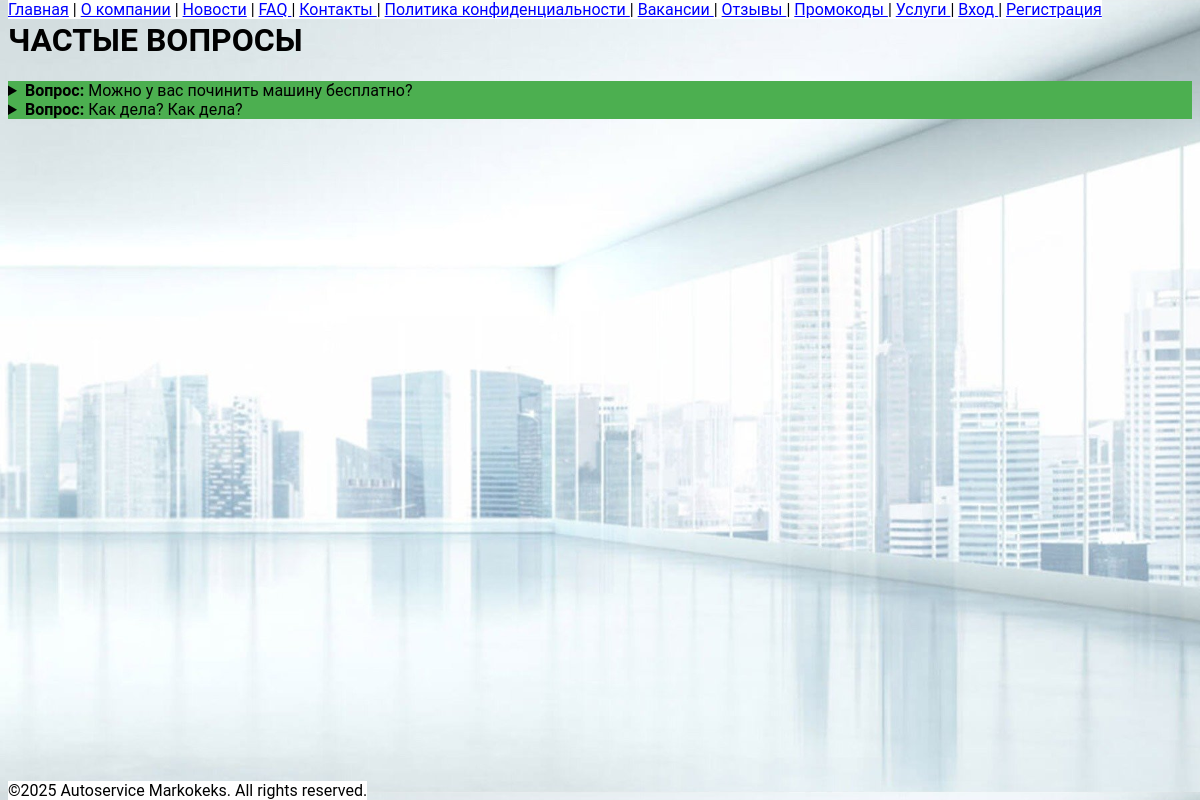
Screenshot of /faq/ with the database file from the repository.
### faq/models.py (models this page shows, shortened)
class FAQ(models.Model):
    question = models.TextField(max_length=100)
    answer = models.TextField(max_length=100)
    date = models.DateTimeField(default=timezone.now)

### faq/views.py (the view)
# urls.py: path('faq/', faq, name="faq"),
def faq(request):
    faqs = FAQ.objects.all()
    return render(request, 'faqs.html', {'faqs': faqs})

### faq/templates/faqs.html (shortened to what this page needs)
{% extends "base.html" %}
{% block header %}Частые вопросы{% endblock header %}
{% block style %}
    {% load static %}
{% endblock %}
{% block content %}
    <div class="faq">
        {% for faq in faqs %}
            <div class="question">
                <details>
                    <summary>
                        <strong> Вопрос: </strong> {{faq.question}}
                    </summary>
                </details>
            </div>
        {% endfor %}
    </div>
{% endblock %}

### static/css/base.css (style rules this page uses)
body { font-family: 'Roboto', Arial, sans-serif; background-image: url("/static/crash.png"); background-size: 100%; background-position: top; background-repeat: repeat-y; }
@media (min-width: 1025px) { body { background-color: #66cc66; } }
@media (min-height: 800px) { body { font-size: 18px; } }
@media (min-height: 600px) and (max-height: 800px) { body { font-size: 16px; } }

### static/css/faq.css (style rules this page uses)
.question { background-color: #4CAF50; }

### rows the page displays
FAQ: question "Можно у вас починить машину бесплатно?"
FAQ: question "Как дела? Как дела?"
